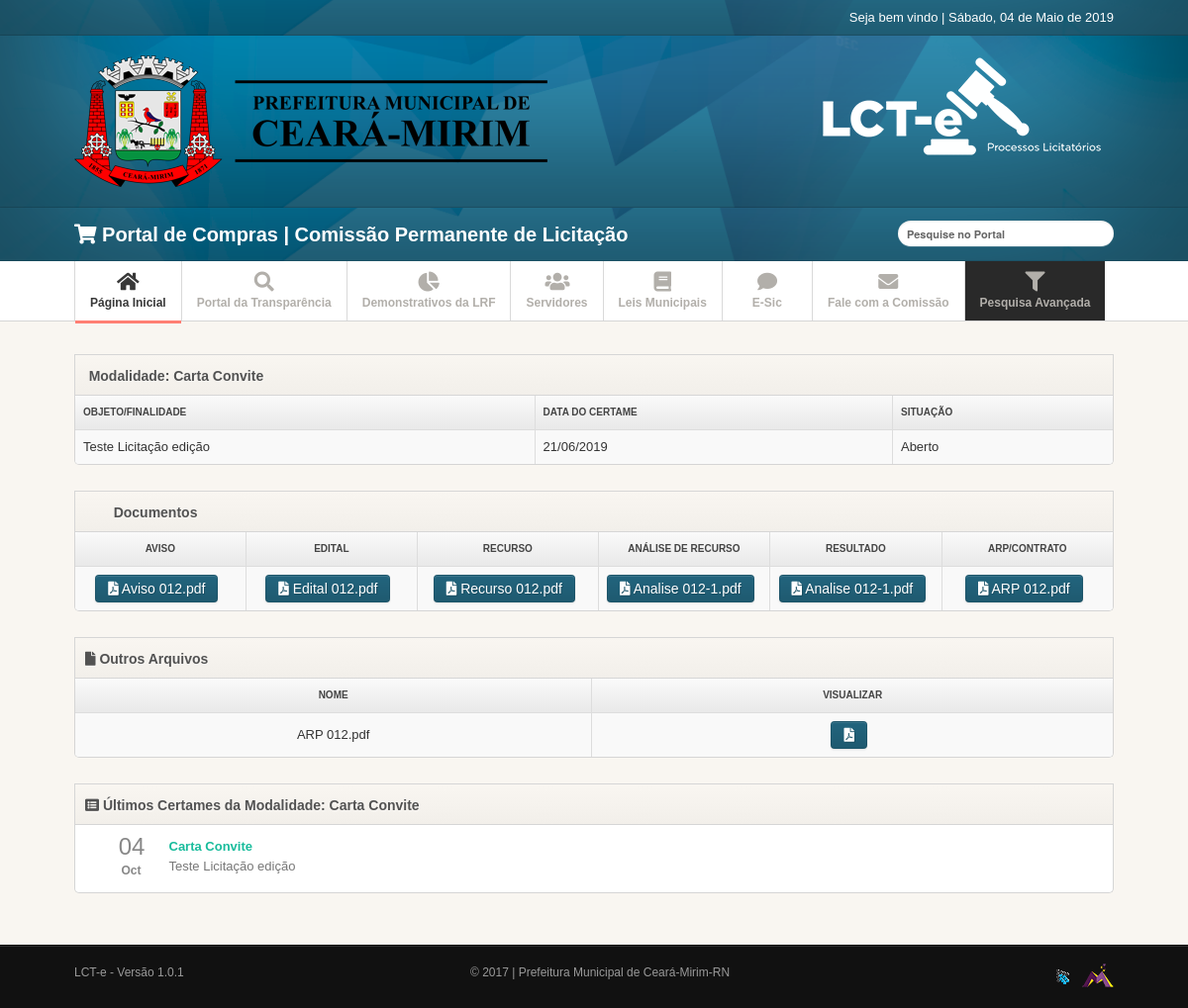
The page /licitacao-view/carta-convite/21 on the database its author committed.
### tables this page shows
CREATE TABLE `edital_tipo` (
  `id` int(11) NOT NULL,
  `tipo` varchar(255) NOT NULL,
  `pasta` varchar(300) NOT NULL
);

CREATE TABLE `editais` (
  `id` int(11) NOT NULL,
  `ano` year(4) NOT NULL,
  `id_tipo` int(11) NOT NULL,
  `lei` varchar(500) NOT NULL,
  `dataRetirada` date DEFAULT NULL,
  `horaCertame` time DEFAULT NULL,
  `dataCertame` date NOT NULL,
  `descricao` text NOT NULL,
  `link_aviso` varchar(300) DEFAULT NULL,
  `link_edital` varchar(300) DEFAULT NULL,
  `termo_adesao` varchar(220) DEFAULT NULL,
  `contrato` varchar(220) DEFAULT NULL,
  `created` date DEFAULT NULL,
  `id_situacao` int(11) NOT NULL,
  `tags` varchar(300) NOT NULL,
  `dia` varchar(2) NOT NULL,
  `mes` varchar(300) NOT NULL
);

CREATE TABLE `edital_situacao` (
  `id` int(11) NOT NULL,
  `situacao` varchar(255) NOT NULL
);

CREATE TABLE `edital_recursos` (
  `id_recurso` int(11) NOT NULL,
  `id_edital` int(11) NOT NULL,
  `pdf` varchar(300) NOT NULL
);

CREATE TABLE `edital_analise_recursos` (
  `id_analise_recurso` int(11) NOT NULL,
  `id_edital` int(11) NOT NULL,
  `pdf` varchar(300) NOT NULL
);

CREATE TABLE `edital_arps` (
  `id_arp` int(11) NOT NULL,
  `id_edital` int(11) NOT NULL,
  `pdf` varchar(300) NOT NULL
);

### backoffice/cpanel/app/Class/Url.class.php (called while the page is built, shortened)
<?php
class Url
{
    private static $url = null;
    private static $baseUrl = null;
    public static function getURL( $id )
    {
        if( isset( self::$url[ $id ] ) )
            return addslashes(self::$url[ $id ]);
        return null;
    }
    public static function getBase()
    {
        if( self::$baseUrl != null )
            return self::$baseUrl;
        $startUrl = strlen( $_SERVER["DOCUMENT_ROOT"] );
        $excludeUrl = substr( $_SERVER["SCRIPT_FILENAME"], $startUrl, -9 );
        if( $excludeUrl[0] == "/" )
            self::$baseUrl = $excludeUrl;
        else
            self::$baseUrl = "/" . $excludeUrl;
        return self::$baseUrl;
    }
    private static function getURLList()
    {
        $startUrl = strlen( $_SERVER["DOCUMENT_ROOT"] ) -1;
        $excludeUrl = substr( $_SERVER["SCRIPT_FILENAME"], $startUrl, -10 );
        $request = $_SERVER['REQUEST_URI'];
        $request = substr( $request, strlen( $excludeUrl ) );
        $urlTmp = explode("?", $request);
        $request = $urlTmp[ 0 ];
        $urlExplodida = explode("/", $request);
        $retorna = array();
        for($a = 0; $a <= count($urlExplodida); $a ++)
        {
            if(isset($urlExplodida[$a]) AND $urlExplodida[$a] != "")
            {
                array_push($retorna, $urlExplodida[$a]);
            }
        }
        self::$url = $retorna;
    }
}
?>

### backoffice/cpanel/app/Class/Licitacao.class.php (called while the page is built, shortened)
<?php
class Licitacao {
    public static function getLicitacoesPorTipo($options,$limit=null){
        $read = new Read();
        $read->getLicitacoes("$options ORDER BY e.created ASC $limit");
        return $read->getResult();
    }
    public static function getNameTipo($pasta){
        $read = new Read();
        $read->ExeRead('edital_tipo','where pasta = "'.$pasta.'"');
        foreach($read->getResult() as $dados){
            extract($dados);
            return $tipo;
        }
    }
    public static function getFindOneLicitacao($options){
        $read = new Read();
        $read->getLicitacoes("where e.id = $options LIMIT 1");
        return $read->getResult();
    }
    public static function getRecursosLicitacao($edital){
        $read = new Read();
        $read->ExeRead('edital_recursos', "where id_edital = $edital");
        return $read->getResult();
    }
    public static function getAnaliseRecursosLicitacao($edital){
        $read = new Read();
        $read->ExeRead('edital_analise_recursos', "where id_edital = $edital");
        return $read->getResult();
    }
    public static function getARPLicitacao($edital){
        $read = new Read();
        $read->ExeRead('edital_arps', "where id_edital = $edital");
        return $read->getResult();
    }
}

### backoffice/cpanel/app/Conn/Conn.class.php (called while the page is built)
<?php
abstract class Conn {
    private static $Host = HOST;
    private static $User = USER;
    private static $Pass = PASS;
    private static $Bd = BD;
    private static $Connect = null;
    private static function Conectar() {
        try {
            if (self::$Connect == null):
                self::$Connect = new PDO('mysql:host=' . self::$Host . ';dbname=' . self::$Bd, self::$User, self::$Pass);
            endif;
        } catch (PDOException $e) {
            echo 'Message: ' . $e->getMessage();
            die;
        }
        self::$Connect->setAttribute(PDO::ATTR_ERRMODE, PDO::ERRMODE_EXCEPTION);
        return self::$Connect;
    }
    protected static function getConn() {
        return self::Conectar();
    }
}

### backoffice/cpanel/app/Conn/Read.class.php (called while the page is built, shortened)
<?php
class Read extends Conn {
    private $Select;
    private $Result;
    private $Read;
    public function ExeRead($Tabela, $Termos = null, $ParseString = null) {
        $this->Select = "SELECT * FROM {$Tabela} {$Termos}";
        $this->Execute();
    }
    public function getLicitacoes($Termos = null) {
        $this->Select = 'SELECT e.id, e.ano, e.lei, e.id_tipo, e.dataRetirada, e.horaCertame, e.dataCertame, e.descricao, e.link_aviso, e.link_edital, e.termo_adesao, e.contrato, e.created, e.tags, e.dia, e.mes, el.tipo as tipo_edital, el.pasta, els.situacao FROM editais e inner join edital_tipo el on e.id_tipo = el.id inner join edital_situacao els on e.id_situacao = els.id '.$Termos;
        $this->ExecuteSQL();
    }
    public function getResult() {
        return $this->Result;
    }
    private function Connect() {
        $this->Conn = parent::getConn();
        $this->Read = $this->Conn->prepare($this->Select);
        $this->Read->setFetchMode(PDO::FETCH_ASSOC);
    }
    private function Execute() {
        $this->Connect();
        try {
            $this->Read->execute();
            $this->Result = $this->Read->fetchAll();
        } catch (PDOException $e) {
            $this->Result = null;
            echo 'Message: ' . $e->getMessage();
        }
    }
    private function ExecuteSQl() {
        $this->Connect();
        try {
            $this->Read->execute();
            $this->Result = $this->Read->fetchAll();
        } catch (PDOException $e) {
            $this->Result = null;
            echo 'Message: ' . $e->getMessage();
        }
    }
}

### public/views/tables/tipo-1.php (the view, shortened to what this page needs)
<div class="span12">
  <div class="widget widget-table action-table">
    <div class="widget-header"> <i class="icon-file"></i>
      <h3>Documentos</h3>
    </div>
    <div class="widget-content">
      <table class="table table-striped table-bordered">
        <thead>
          <tr>
            <th class="td-actions"> AVISO </th>
            <th class="td-actions"> EDITAL </th>
            <th class="td-actions"> RECURSO </th>
            <th class="td-actions"> ANÁLISE DE RECURSO </th>
            <th class="td-actions"> RESULTADO </th>
            <th class="td-actions"> ARP/CONTRATO </th>
          </tr>
        </thead>
        <tbody>
          <tr>
            <td class="td-actions">
              <a
              href="<?php echo Url::getBase().'backoffice/cpanel/arquivos/editais/'.$edital[0]['ano'].'/'.$edital[0]['pasta'].'/'.$edital[0]['id'].'/'.$edital[0]['link_aviso']; ?>"
              target="_blank"
              class="btn btn-sm btn-success">
              <i class="fa fa-file-pdf"></i> <?php echo $edital[0]['link_aviso']; ?></a>
            </td>
            <td class="td-actions">
              <?php if (date("Y-m-d") < $edital[0]["dataCertame"]){ ?>
                <a
                href="<?php echo Url::getBase() ?>protocolo-retirada/<?php echo $edital[0]['id']; ?>"
                target="_blank"
                class="btn btn-sm btn-success"
                >
                  <i class="fa fa-file-pdf"></i>
                  <?php echo $edital[0]['link_edital']; ?>
                </a>
              <?php } ?>
            </td>
            <td class="td-actions">
                <?php
                  foreach(Licitacao::getRecursosLicitacao($edital[0]['id']) as $dados){
                    extract($dados)
                ?>
                  <a
                  href="<?php echo Url::getBase().'backoffice/cpanel/arquivos/editais/'.$edital[0]['ano'].'/'.$edital[0]['pasta'].'/'.$edital[0]['id'].'/'.$pdf; ?>"
                  class="btn btn-sm btn-success"
                  target="_blank">
                  <i class="fa fa-file-pdf"></i> <?php echo $pdf; ?></a>
                <?php } ?>
            </td>
            <td class="td-actions">
              <?php
                foreach(Licitacao::getAnaliseRecursosLicitacao($edital[0]['id']) as $dados){
                  extract($dados)
              ?>
                <a
                href="<?php echo Url::getBase().'backoffice/cpanel/arquivos/editais/'.$edital[0]['ano'].'/'.$edital[0]['pasta'].'/'.$edital[0]['id'].'/'.$pdf; ?>"
                class="btn btn-sm btn-success"
                target="_blank">
                <i class="fa fa-file-pdf"></i> <?php echo $pdf; ?></a>
              <?php } ?>
            </td>
            <td class="td-actions">
              <?php
                foreach(Licitacao::getAnaliseRecursosLicitacao($edital[0]['id']) as $dados){
                  extract($dados)
              ?>
                <a
                href="<?php echo Url::getBase().'backoffice/cpanel/arquivos/editais/'.$edital[0]['ano'].'/'.$edital[0]['pasta'].'/'.$edital[0]['id'].'/'.$pdf; ?>"
                class="btn btn-sm btn-success"
                target="_blank">
                <i class="fa fa-file-pdf"></i> <?php echo $pdf; ?></a>
              <?php } ?>
            </td>
            <td class="td-actions">
              <?php
                foreach(Licitacao::getARPLicitacao($edital[0]['id']) as $dados){
                  extract($dados)
              ?>
                <a
                href="<?php echo Url::getBase().'backoffice/cpanel/arquivos/editais/'.$edital[0]['ano'].'/'.$edital[0]['pasta'].'/'.$edital[0]['id'].'/'.$pdf; ?>"
                class="btn btn-sm btn-success"
                target="_blank">
                <i class="fa fa-file-pdf"></i> <?php echo $pdf; ?></a>
              <?php } ?>
            </td>
          </tr>
        </tbody>
      </table>
    </div>
  </div>
</div>
<div class="span12">
    <div class="widget widget-table action-table">
      <div class="widget-header">
        <h3><i class="fa fa-file"></i> Outros Arquivos</h3>
      </div>
    <div class="widget-content">
      <table class="table table-striped table-bordered">
        <thead>
          <tr>
            <th class="td-actions"> Nome </th>
            <th class="td-actions"> Visualizar </th>
          </tr>
        </thead>
        <tbody>
          <?php
            foreach(Licitacao::getARPLicitacao($edital[0]['id']) as $dados){
              extract($dados)
            ?>
              <tr>
                <td style="text-align: center;"><?php echo $pdf; ?></td>
                <td class="td-actions">
                  <a
                  href="<?php echo Url::getBase().'backoffice/cpanel/arquivos/editais/'.$edital[0]['ano'].'/'.$edital[0]['pasta'].'/'.$edital[0]['id'].'/'.$pdf; ?>"
                  target="_blank"
                  class="btn btn-sm btn-success">
                  <i class="fa fa-file-pdf"></i>
                  </a>
                </td>
              </tr>
            <?php } ?>
        </tbody>
      </table>
    </div>
  </div>
</div>

### public/views/licitacao-view.php
<div class="row">
  <div class="span12">
    <div class="widget widget-table action-table">
      <div class="widget-header"> <i class="fa fa-group"></i>
        <h3>Modalidade: <?php echo Licitacao::getNameTipo(Url::getURL(1)) ?></h3>
      </div>
      <div class="widget-content">
        <table class="table table-striped table-bordered">
          <thead>
            <tr>
              <th> OBJETO/FINALIDADE </th>
              <th> DATA DO CERTAME</th>
              <th> SITUAÇÃO</th>
            </tr>
          </thead>
          <tbody>
            <tr>
              <?php $edital = Licitacao::getFindOneLicitacao(Url::getURL(2)) ?>
              <td><?php echo $edital[0]['descricao'] ?></td>
              <td><?php echo date('d/m/Y',strtotime($edital[0]['dataCertame'])) ?></td>
              <td><?php echo $edital[0]['situacao'] ?></td>
            </tr>
          </tbody>
        </table>
      </div>
    </div>
  </div>
  <?php
  if($edital[0]['id_tipo'] == 5 || $edital[0]['id_tipo'] == 6){
    require_once 'tables/tipo-2.php';
  }else{
    require_once 'tables/tipo-1.php';
  }
  ?>
  <div class="span12">
      <div class="widget widget-nopad">
        <div class="widget-header">
          <h3><i class="fa fa-list-alt"></i> Últimos Certames da Modalidade: <?php echo $edital[0]['tipo_edital']; ?></h3>
        </div>
        <div class="widget-content">
          <ul class="news-items">
            <?php
              foreach(Licitacao::getLicitacoesPorTipo('where el.pasta = "'.Url::getURL(1).'"', 'LIMIT 5') as $dados){
                extract($dados);
              ?>
            <li>
              <div class="news-item-date"> <span class="news-item-day"><?php echo $dia ?></span> <span class="news-item-month"><?php echo $mes ?></span> </div>
              <div class="news-item-detail"> <a href="<?php echo Url::getBase() ?>licitacao-view/<?php echo $pasta.'/'.$id ?>" class="news-item-title"><?php echo $tipo_edital; ?></a>
              <p class="news-item-preview"><?php echo $descricao; ?></p>
              </div>
            </li>
            <?php } ?>
          </ul>
        </div>
      </div>
    </div>
</div>

### rows shown on the page
edital_tipo: tipo "Carta Convite"
editais: descricao "Teste Licitação edição", dataCertame "21/06/2019", id_situacao.situacao "Aberto", link_aviso "Aviso 012.pdf", link_edital "Edital 012.pdf", id_tipo.tipo "Carta Convite", dia "04", mes "Oct"
edital_recursos: pdf "Recurso 012.pdf"
edital_analise_recursos: pdf "Analise 012-1.pdf"
edital_arps: pdf "ARP 012.pdf"

### other values the page prints
Data::getDataExtenso() "Sábado, 04 de Maio de 2019"
